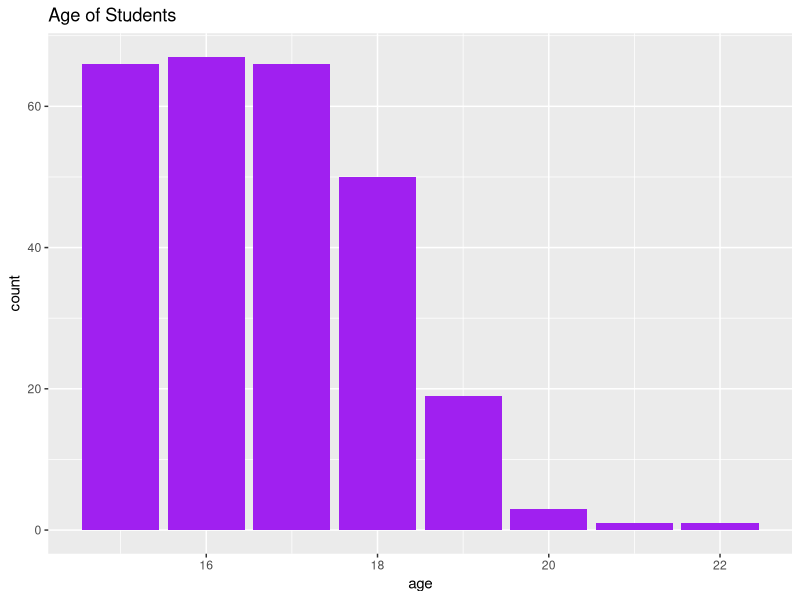
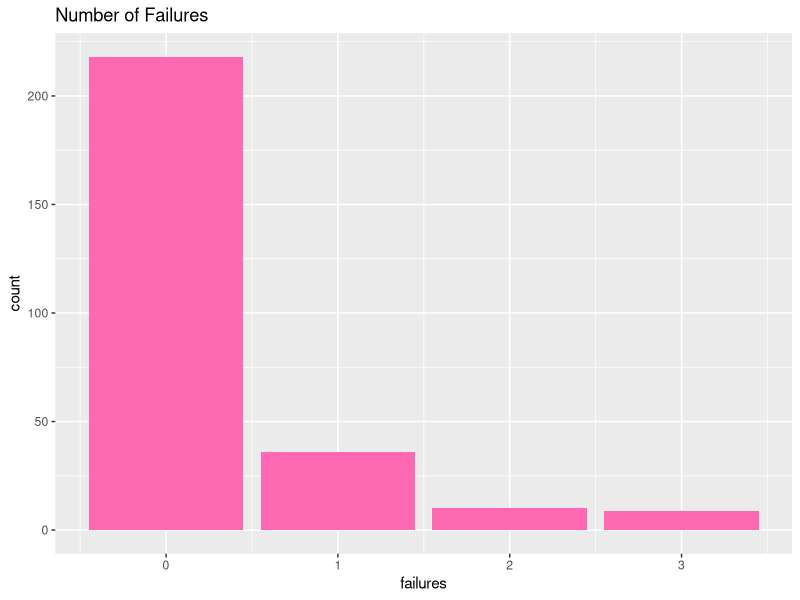
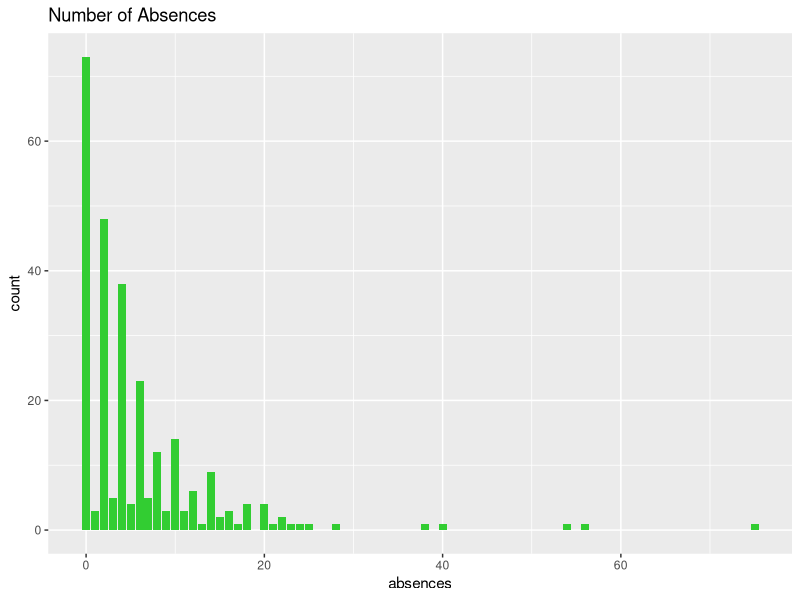
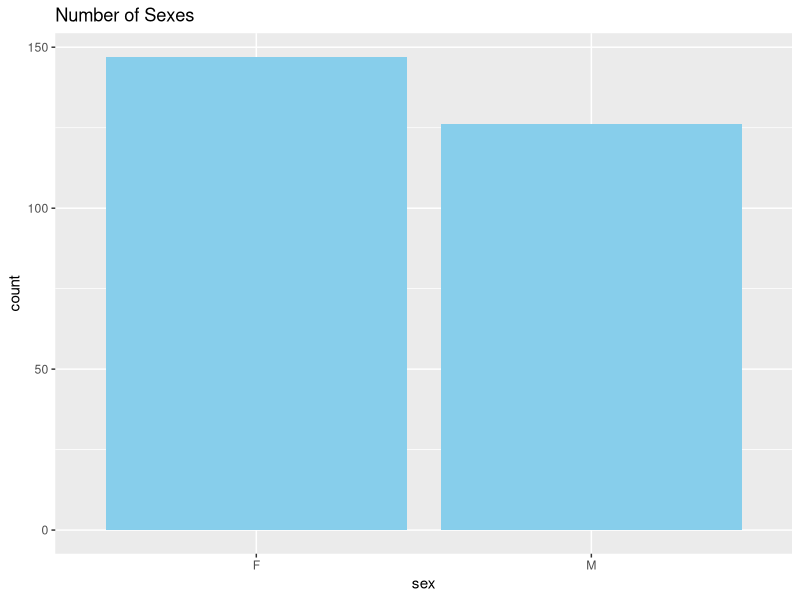
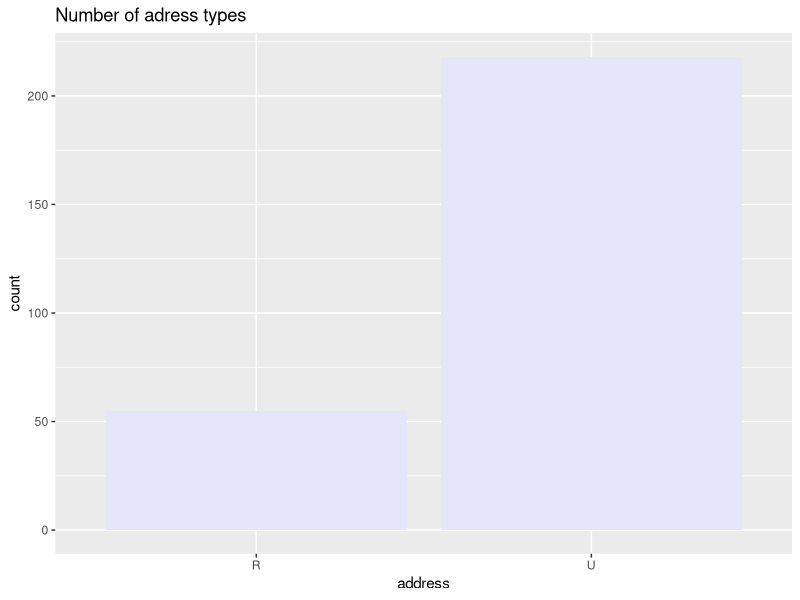
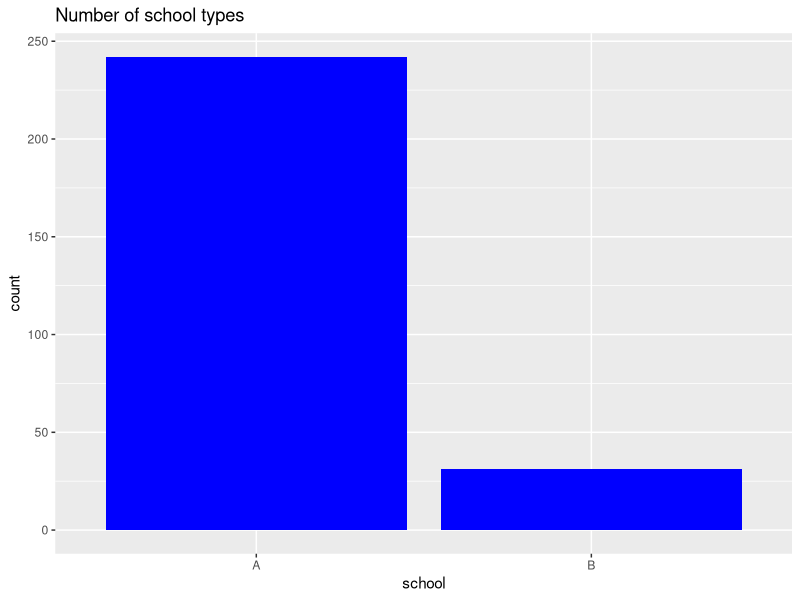
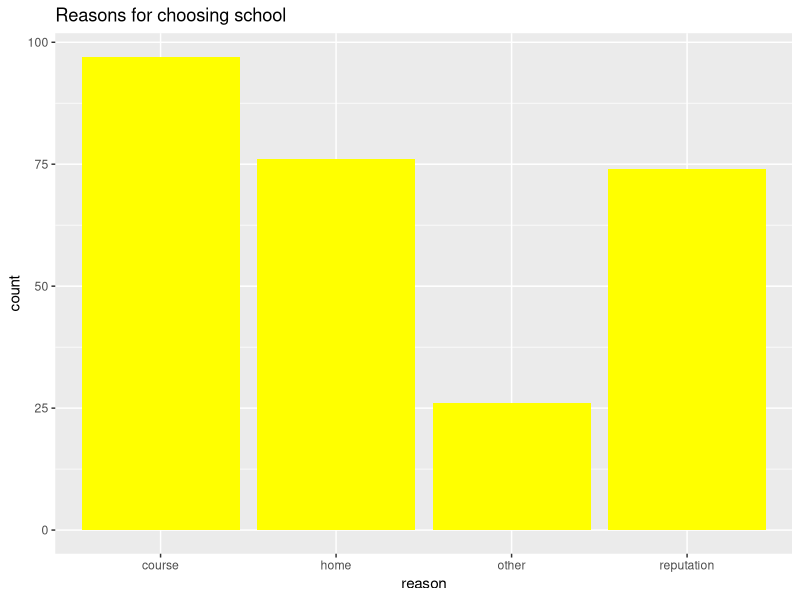
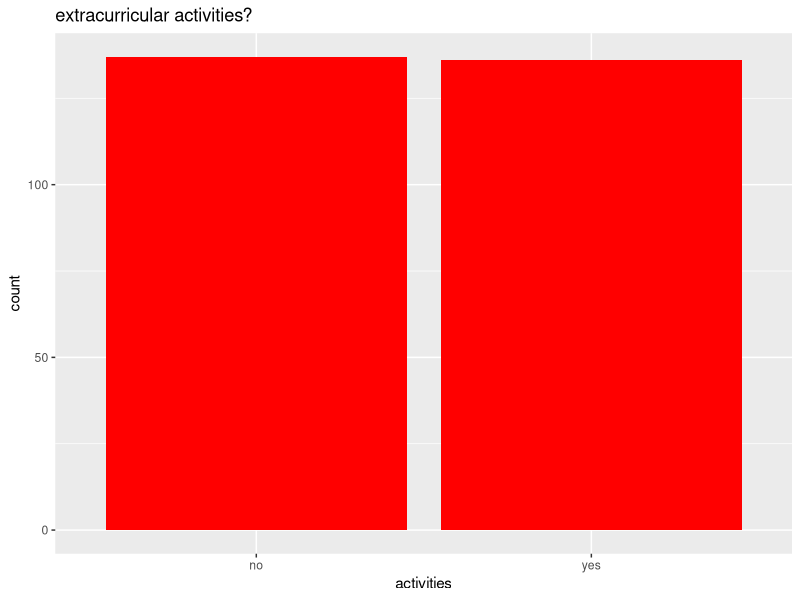

The R script that drew these images, in order:
## ---- chunk 1
library(tidyverse)

mathscores <- read.csv("MathScores.csv")

view(head(mathscores))


## ---- chunk 2
summary(mathscores)
## ---- chunk 3
summary(mathscores$age)

mathscores %>% 
  ggplot(aes(x = age)) + 
  geom_bar(fill = "purple") +
  ggtitle('Age of Students')
## ---- chunk 4
summary(mathscores$failures)


mathscores %>% 
  ggplot(aes(x = failures)) + 
  geom_bar(fill = "hotpink") +
  ggtitle('Number of Failures')
## ---- chunk 5
summary(mathscores$absences)

mathscores %>% 
  ggplot(aes(x = absences)) + 
  geom_bar(fill = "limegreen") +
  ggtitle('Number of Absences')

## ---- chunk 6
table(mathscores$sex)

mathscores %>% 
  ggplot(aes(x = sex)) + 
  geom_bar(fill = "skyblue") +
  ggtitle('Number of Sexes')

## ---- chunk 7
table(mathscores$address)


mathscores %>% 
  ggplot(aes(x = address)) + 
  geom_bar(fill = "lavender") +
  ggtitle('Number of adress types')
## ---- chunk 8
table(mathscores$school)

mathscores %>% 
  ggplot(aes(x = school)) + 
  geom_bar(fill = "blue") +
  ggtitle('Number of school types')

## ---- chunk 9
table(mathscores$reason)

mathscores %>% 
  ggplot(aes(x = reason)) + 
  geom_bar(fill = "yellow") +
  ggtitle('Reasons for choosing school')

## ---- chunk 10
table(mathscores$activities)

mathscores %>% 
  ggplot(aes(x = activities)) + 
  geom_bar(fill = "red") +
  ggtitle('extracurricular activities?')
## ---- chunk 11
table(mathscores$schoolsup)

mathscores %>% 
  ggplot(aes(x = schoolsup)) + 
  geom_bar(fill = "brown") +
  ggtitle('Extra School Support?')
## ---- chunk 12
table(mathscores$famsup)

mathscores %>% 
  ggplot(aes(x = famsup)) + 
  geom_bar(fill = "magenta") +
  ggtitle('Family School Support?')
## ---- chunk 13
table(mathscores$paid)

mathscores %>% 
  ggplot(aes(x = paid)) + 
  geom_bar(fill = "cyan3") +
  ggtitle('Extra Paid Classes?')

## ---- chunk 14
table(mathscores$traveltime)

mathscores %>% 
  ggplot(aes(x = traveltime)) + 
  geom_bar(fill = "orange") +
  ggtitle('Travel Time:')
## ---- chunk 15
table(mathscores$studytime)


mathscores %>% 
  ggplot(aes(x = studytime)) +
  geom_bar(fill = "yellowgreen") + 
  ggtitle('Weekly Study Time')
## ---- chunk 16
table(mathscores$freetime)

mathscores %>% 
  ggplot(aes(x = freetime)) + 
  geom_bar(fill = "lightsalmon") +
  ggtitle('Free Time after School')
